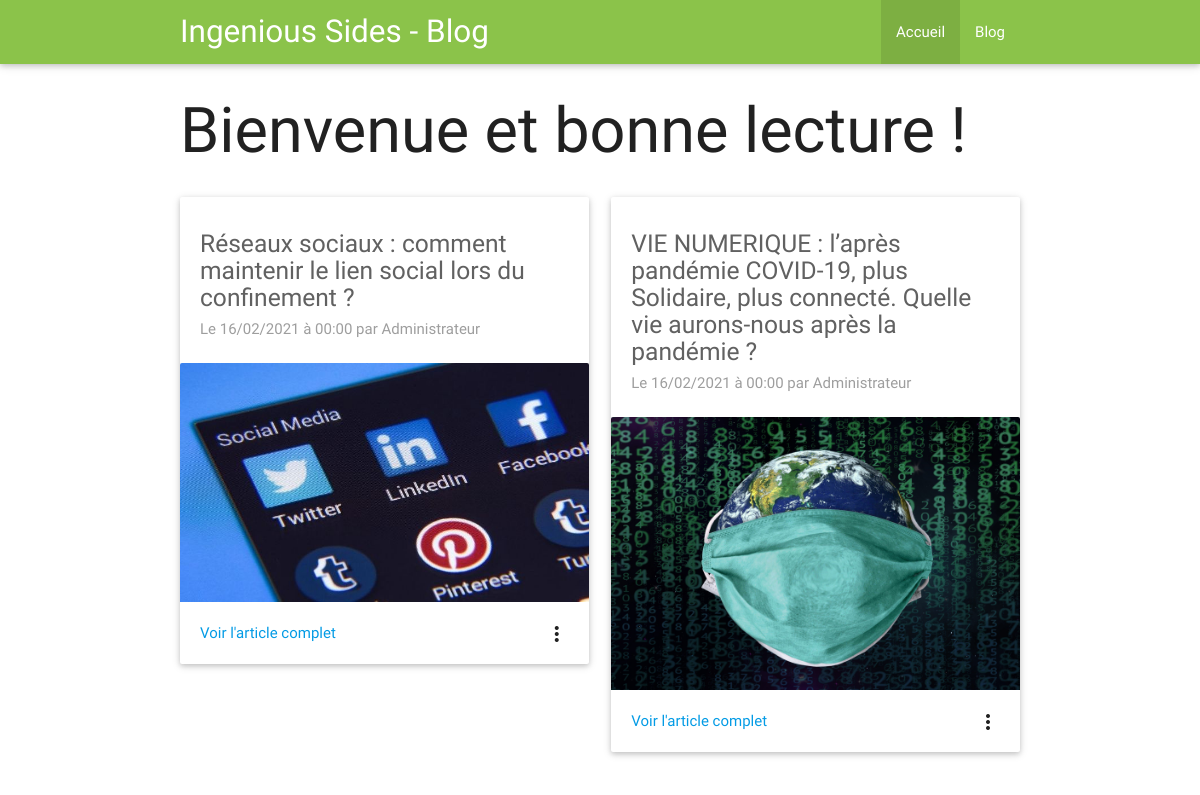
The page / on the database its author committed.
### tables this page shows
CREATE TABLE `posts` (
  `id` int(11) NOT NULL,
  `title` varchar(255) NOT NULL,
  `content` text NOT NULL,
  `writer` varchar(255) NOT NULL,
  `image` varchar(255) NOT NULL DEFAULT 'post.png',
  `date` datetime NOT NULL,
  `posted` tinyint(1) NOT NULL DEFAULT 0
);

### functions/home.func.php (called while the page is built)
<?php
function get_posts(){
    global $db;
    $req = $db->query("
            SELECT  posts.id,
                posts.title,
                posts.image,
                posts.date,
                posts.content,
                admins.name
        FROM posts
        JOIN admins
        ON posts.writer=admins.email
        WHERE posted='1'
        ORDER BY date DESC
        LIMIT 0,2
    ");
    $results = array();
    while($rows = $req->fetchObject()){
        $results[] = $rows;
    }
    return $results;
}

### pages/home.php (the view, shortened to what this page needs)
<h1>Bienvenue et bonne lecture !</h1>
<div class="row">
<?php
$posts = get_posts();
foreach($posts as $post){
      ?>
        <div class="col l6 m6 s12">
            <div class="card">
                <div class="card-content">
                    <h5 class="grey-text text-darken-2"><?= $post->title ?></h5>
                    <h6 class="grey-text">Le <?= date("d/m/Y à H:i",strtotime($post->date)); ?> par <?= $post->name ?></h6>
                </div>
                <div class="card-image waves-effect waves-block waves-light">
                    <img src="img/posts/<?= $post->image ?>" class="activator" alt="<?= $post->title ?>"/>
                </div>
                <div class="card-content">
                    <span class="card-title activator grey-text text-darken-4"><i class="material-icons right">more_vert</i></span>
                    <p><a href="index.php?page=post&id=<?= $post->id ?>">Voir l'article complet</a></p>
                </div>
            </div>
        </div>
    <?php
}
?>
</div>

### rows shown on the page
posts: title "Réseaux sociaux : comment maintenir le lien social lors du confinement ?", date "16/02/2021 à 00:00", admins.name "Administrateur", image (picture)
posts: title "VIE NUMERIQUE : l’après pandémie COVID-19, plus Solidaire, plus connecté. Quelle vie aurons-nous après la pandémie ?", date "16/02/2021 à 00:00", admins.name "Administrateur", image (picture)
